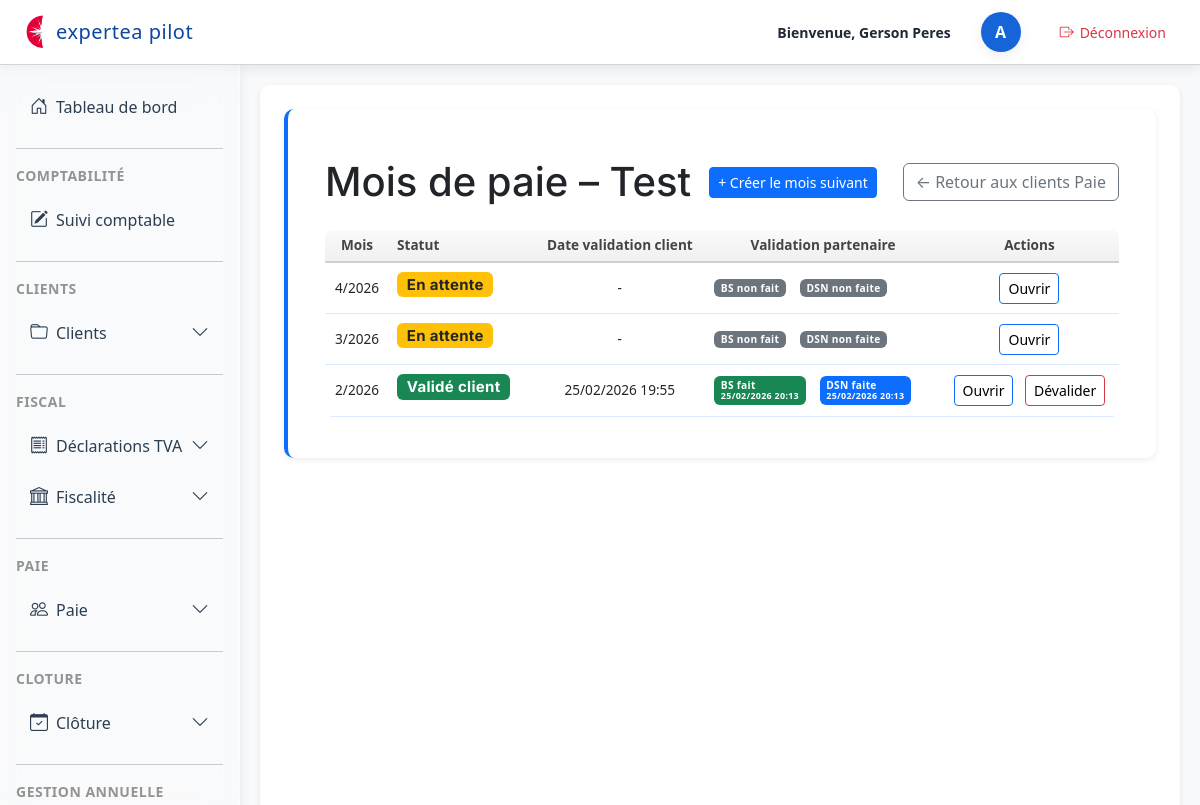
/paie/client/89/mois/ (signed in), run on the app's committed database.
### dossiers/models.py (models this page shows, shortened)
class Client(models.Model):
    REGIME_IMPOSITION_CHOICES = [
        ('IS', 'IS'),
        ('IR', 'IR'),
        ("RS", "Réel simplifié"),
        ("RN", "Réel normal"),
        ("MICRO", "Micro"),
        ("IR_CRL", "IR (CRL)"),
    ]
    REGIME_TVA_CHOICES = [
        ('CA3M', 'CA3 mensuelle'),
        ('CA3T', 'CA3 trimestrielle'),
        ('CA12', 'CA12'),
        ('FRANCHISE', 'Franchise'),
        ('EXO', 'Exonéré'),
    ]
    PERIODICITE_CHOICES = [
        ('MENSUEL', 'Mensuel'),
        ('TRIMESTRIEL', 'Trimestriel'),
        ('ANNUEL', 'Annuel'),
        ('REGULIER', 'Régulier'),
    ]
    user = models.OneToOneField(
        User,
        on_delete=models.CASCADE,
        null=True,
        blank=True,
        help_text="Utilisateur associé à ce client"
    )
    numero = models.IntegerField(null=True, blank=True)
    nom = models.CharField(max_length=255)
    forme_juridique = models.CharField(max_length=50)
    regime_imposition = models.CharField(
        max_length=20,
        choices=REGIME_IMPOSITION_CHOICES,
        null=True,
        blank=True
    )
    date_cloture = models.CharField(max_length=10, blank=True, null=True)
    regime_tva = models.CharField(
        max_length=20,
        choices=REGIME_TVA_CHOICES
    )
    periodicite = models.CharField(
        max_length=20,
        choices=PERIODICITE_CHOICES,
        null=True,
        blank=True,
        verbose_name="Périodicité de la saisie",
    )
    jour_echeance_tva = models.PositiveSmallIntegerField(
        blank=True,
        null=True,
        help_text="Jour du mois pour l'échéance TVA (1 à 31)"
    )
    commentaires = models.TextField(blank=True)
    archive = models.BooleanField(default=False)
    module_saisie = models.BooleanField(default=False, verbose_name="Saisie comptable")
    module_tva = models.BooleanField(default=False)
    module_cfe = models.BooleanField(default=False, verbose_name="CFE")
    module_cvae = models.BooleanField(default=False, verbose_name="CVAE")
    module_tvs = models.BooleanField(default=False, verbose_name="TVS")
    module_cloture = models.BooleanField(default=False, verbose_name="Clôture")
    module_dividendes = models.BooleanField(default=False, verbose_name="Dividendes")
    module_social = models.BooleanField(default=False, verbose_name="Social")
    module_ir = models.BooleanField(default=False, verbose_name="IR personnel")
    module_suivi_mission = models.BooleanField(default=False, verbose_name="Suivi mission et LAB")
    module_paie = models.BooleanField(default=False, verbose_name="Module Paie")

### paie/models.py (models this page shows, shortened)
class PaieMois(models.Model):
    client = models.ForeignKey(Client, on_delete=models.CASCADE)
    annee = models.IntegerField()
    mois = models.IntegerField()
    client_valide = models.BooleanField(default=False)
    partenaire_valide = models.BooleanField(default=False)
    date_validation_client = models.DateTimeField(null=True, blank=True)
    date_validation_partenaire = models.DateTimeField(null=True, blank=True)
    bs_fait = models.BooleanField(default=False)
    dsn_faite = models.BooleanField(default=False)
    date_bs_fait = models.DateTimeField(null=True, blank=True)
    date_dsn_faite = models.DateTimeField(null=True, blank=True)
    class Meta:
        unique_together = ("client", "annee", "mois")
        ordering = ["-annee", "-mois"]

### paie/views_cabinet.py (the view)
# urls.py: path("client/<int:client_id>/mois/", views_cabinet.liste_mois_client, name="liste_mois_client"),
@login_required
def liste_mois_client(request, client_id):
    client = get_object_or_404(Client, id=client_id)
    mois_list = PaieMois.objects.filter(client=client).order_by('-annee', '-mois')
    return render(request, "paie/mois/liste_mois.html", {
        "client": client,
        "mois_list": mois_list,
    })

### paie/templates/paie/mois/liste_mois.html (shortened to what this page needs)
{% extends "base_role.html" %}
{% block content %}
<section class="section">
<div class="container mt-4">
    <div class="d-flex justify-content-between align-items-center mb-4">
        <h1 class="m-0">
            Mois de paie – {{ client.nom }}
        </h1>
<a href="{% url 'paie:cabinet_creer_mois_suivant' client.id %}"
                       class="btn btn-sm btn-primary">
                        + Créer le mois suivant
                    </a>
        <a href="{% url 'paie:cabinet_clients_paie' %}" class="btn btn-outline-secondary">
            ← Retour aux clients Paie
        </a>
    </div>
    <table class="table table-hover align-middle">
        <thead>
            <tr>
                <th>Mois</th>
                <th>Statut</th>
                <th>Date validation client</th>
                <th>Validation partenaire</th>
                <th class="text-center">Actions</th>
            </tr>
        </thead>
        <tbody>
            {% for m in mois_list %}
            <tr>
                <td>{{ m.mois }}/{{ m.annee }}</td>
                <td>
                    {% if m.client_valide %}
                        <h5><span class="badge bg-success">Validé client</span><h5>
                    {% else %}
                        <h5><span class="badge bg-warning text-dark">En attente</span><h5>
                    {% endif %}
                </td>
                <td>
                    {% if m.date_validation_client %}
                        {{ m.date_validation_client|date:"d/m/Y H:i" }}
                    {% else %}
                        -
                    {% endif %}
                </td>
<td>
    <div class="d-flex gap-2">
        {% if m.bs_fait %}
            <span class="badge bg-success text-start">
                BS fait<br>
                <small>{{ m.date_bs_fait|date:"d/m/Y H:i" }}</small>
            </span>
        {% else %}
            <span class="badge bg-secondary">BS non fait</span>
        {% endif %}
        {% if m.dsn_faite %}
            <span class="badge bg-primary text-start">
                DSN faite<br>
                <small>{{ m.date_dsn_faite|date:"d/m/Y H:i" }}</small>
            </span>
        {% else %}
            <span class="badge bg-secondary">DSN non faite</span>
        {% endif %}
    </div>
</td>
                <td class="text-center">
                    <a href="{% url 'paie:variables_paie_salaries' m.id %}"
                       class="btn btn-sm btn-outline-primary">
                        Ouvrir
                    </a>
    {% if m.bs_fait or m.dsn_faite or m.client_valide %}
        <a href="{% url 'paie:devalider_mois' m.id %}"
           class="btn btn-sm btn-outline-danger"
           onclick="return confirm('Dévalider ce mois ? Le client pourra modifier les variables.');">
            Dévalider
        </a>
    {% endif %}
            </tr>
            {% endfor %}
        </tbody>
    </table>
</div>
{% endblock %}

### dossiers/templates/base.html (shortened to what this page needs)
<!DOCTYPE html>
<html lang="fr">
<head>
    {% load static %}
    <link rel="stylesheet" href="{% static 'css/base.css' %}">
    <link rel="stylesheet" href="{% static 'css/dashboard.css' %}">
    <link rel="stylesheet"
          href="https://cdn.jsdelivr.net/npm/bootstrap@5.3.0/dist/css/bootstrap.min.css">
    <link rel="stylesheet"
      href="https://cdn.jsdelivr.net/npm/bootstrap-icons@1.11.3/font/bootstrap-icons.css">
</head>
<body class="bg-light">
<header class="top-header">
    <div class="header-left">
        <img src="{% static 'img/logo.png' %}" alt="Logo" class="header-logo">
        <span class="header-title">expertea pilot</span>
    </div>
    <div class="header-right">
        <span class="welcome-text">Bienvenue, {{request.user.get_full_name }}</span>
        <div class="avatar-circle d-flex justify-content-center align-items-center"
             style="width:40px; height:40px; border-radius:50%; background:#1565d8; color:white; font-weight:600; margin-left:15px;">
            {{ user.username|first|upper }}
        </div>
<a href="{% url 'logout' %}"
   class="btn btn-sm d-flex align-items-center"
   style="margin-left: 15px; background:white; color:#dc3545; border-radius:12px;">
    <i class="bi bi-box-arrow-right" style="margin-right:6px;"></i>
    Déconnexion
</a>
    </div>
</header>
<div class="layout-container d-flex w-100">
    <div class="sidebar-column position-relative d-flex flex-column">
        <aside id="sidebar" class="sidebar p-3">
            <nav class="nav flex-column">
<a class="nav-link d-flex align-items-center gap-2 {% if request.resolver_match.url_name == 'dashboard' %}active{% endif %}"
   href="{% url 'user_space' %}">
    <i class="bi bi-house-door"></i>
    <span class="sidebar-text">Tableau de bord</span>
</a>
                <hr class="sidebar-separator my-3 opacity-25">
                <div class="sidebar-section-title text-uppercase small opacity-75 mb-2">
                    Comptabilité
                </div>
                <a class="nav-link text-white d-flex align-items-center gap-2 {% if request.resolver_match.url_name == 'liste_suivi_comptable' %}active{% endif %}"
                   href="{% url 'liste_suivi_comptable' %}">
                    <i class="bi bi-pencil-square"></i>
                    <span class="sidebar-text">Suivi comptable</span>
                </a>
                <hr class="sidebar-separator my-3 opacity-25">
                <div class="sidebar-section-title text-uppercase small opacity-75 mb-2">
                    CLIENTS
                </div>
                <div class="nav-item">
                    <a class="nav-link text-white d-flex align-items-center gap-2"
                       data-bs-toggle="collapse"
                       href="#menuCLIENTS"
                       role="button"
                       aria-expanded="false"
                       aria-controls="menuCLIENTS">
                        <i class="bi bi-folder"></i>
                        <span class="sidebar-text">Clients</span>
                        <i class="bi bi-chevron-down ms-auto small"></i>
                    </a>
                </div>
                <hr class="sidebar-separator my-3 opacity-25">
                <div class="sidebar-section-title text-uppercase small opacity-75 mb-2">
                    FISCAL
                </div>
                <div class="nav-item">
                    <a class="nav-link text-white d-flex align-items-center gap-2"
                       data-bs-toggle="collapse"
                       href="#menuTVA"
                       role="button"
                       aria-expanded="false"
                       aria-controls="menuTVA">
                        <i class="bi bi-receipt"></i>
                        <span class="sidebar-text">Déclarations TVA</span>
                        <i class="bi bi-chevron-down ms-auto small"></i>
                    </a>
                </div>
		<div class="nav-item">
		    <a class="nav-link text-white d-flex align-items-center gap-2"
		       data-bs-toggle="collapse"
		       href="#menuFISCAL"
		       role="button"
		       aria-expanded="false"
		       aria-controls="menuFISCAL">
		        <i class="bi bi-bank"></i>
		        <span class="sidebar-text">Fiscalité</span>
		        <i class="bi bi-chevron-down ms-auto small"></i>
		    </a>
</div>
		<hr class="sidebar-separator my-3 opacity-25">
		<div class="sidebar-section-title text-uppercase small opacity-75 mb-2">
		    Paie
		</div>
		<div class="nav-item">
		    <a class="nav-link text-white d-flex align-items-center gap-2"
		       data-bs-toggle="collapse"
		       href="#menuPAIE"
		       role="button"
		       aria-expanded="false"
		       aria-controls="menuPAIE">
		        <i class="bi bi-people"></i>
		        <span class="sidebar-text">Paie</span>
		        <i class="bi bi-chevron-down ms-auto small"></i>
		    </a>
    </div>
<hr class="sidebar-separator my-3 opacity-25">
<div class="sidebar-section-title text-uppercase small opacity-75 mb-2">
    CLOTURE
</div>
<div class="nav-item">
    <a class="nav-link text-white d-flex align-items-center gap-2"
       data-bs-toggle="collapse"
       href="#menuCLOTURE"
       role="button"
       aria-expanded="false"
       aria-controls="menuCLOTURE">
        <i class="bi bi-calendar-check"></i>
        <span class="sidebar-text">Clôture</span>
        <i class="bi bi-chevron-down ms-auto small"></i>
    </a>
</div>
		<hr class="sidebar-separator my-3 opacity-25">
		<div class="sidebar-section-title text-uppercase small opacity-75 mb-2">
		    Gestion Annuelle
		</div>
            </nav>
        </aside>
    </div>
    <main class="flex-grow-1 p-4">
        {% block content %}
        {% endblock %}
    </main>
</div>
</body>
</html>

### data on the page
Client: nom "Test"
PaieMois: mois "4", annee "2026", client_valide "En attente", bs_fait "BS non fait", dsn_faite "DSN non faite"
PaieMois: mois "3", annee "2026", client_valide "En attente", bs_fait "BS non fait", dsn_faite "DSN non faite"
PaieMois: mois "2", annee "2026", client_valide "Validé client", date_validation_client "25/02/2026 19:55", date_bs_fait "25/02/2026 20:13", date_dsn_faite "25/02/2026 20:13", bs_fait "Dévalider"

### other printed values
{{ request.user.get_full_name }} "Gerson Peres"
{{ user.username|first|upper }} "A"
